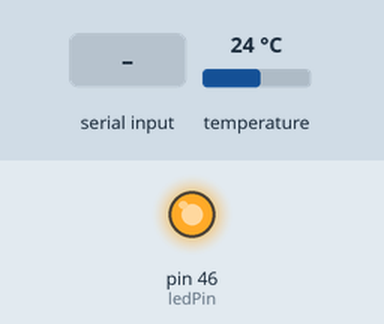
Simulated run of this sketch. Board: Arduino Mega 2560, built with avr-gcc and run on an emulated ATmega2560. On the bench: output pins drawn as LEDs (lit = HIGH). Inputs (shaded band) come from the test bench; at power-on: temperature 24 °C. What the sketch prints to the serial monitor is not drawn.

Above: at 2.2 s.
2.3 s: temperature set to 24.6 °C
4.0 s: temperature set to 25.8 °C
At 6.8 s:
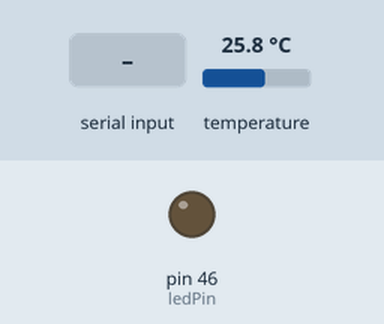
7.1 s: "temperature 1\n" received over Serial
13.0 s: "set 1\n" received over Serial
17.8 s: temperature set to 12 °C
At 19.1 s:
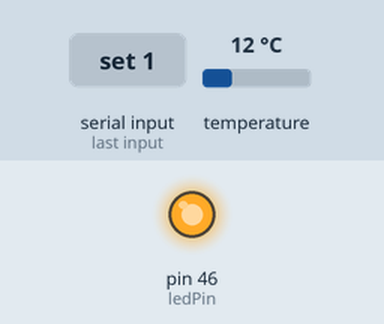
19.6 s: temperature set to 28 °C
At 22.0 s:
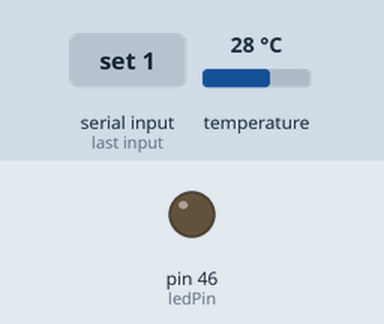
Timing chart, 0 to 23.4 s (numbered marks = the images above; inputs shaded):
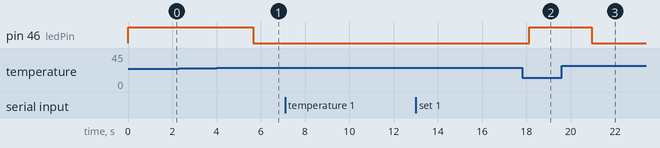

The sketch:

sketch.ino
```cpp
#include <OneWire.h>

int DS18S20_Pin = 28; //DS18S20 Signal pin on digital 2
int ledPin = 46; // pin for LED indicating heat is turned on

//Temperature chip i/o
OneWire ds(DS18S20_Pin);  // on digital pin 2

String commandIn;

char command[20];
char* c1;
char* c2;
char* c3;

float temperature;
float tempSet = 25;
float difference; // determine difference between actual T and set point

void setup(void) {
  Serial.begin(9600);
  pinMode(ledPin, OUTPUT);
}

void loop(void) {
  Serial.println();
  Serial.println();
  temperature = getTemp();
  //Serial.println(temperature);

  difference = temperature - tempSet;

  printTempInfo();

  serialCommandAccept();

  delay(1750); //just here to slow down the output so it is easier to read

}


void printTempInfo() {
  Serial.print("Set point is ");
  Serial.print(tempSet);
  Serial.println(" C");

  if (temperature < tempSet) {
    digitalWrite(ledPin, HIGH);
    Serial.print("Temperature is ");
    Serial.print(temperature);
    Serial.println(" C");
    Serial.print("Temperature is ");
    Serial.print(-difference);
    Serial.println(" C below the set point.");
    Serial.println();
  }
  else if (temperature == tempSet) {
    digitalWrite(ledPin, LOW);
    Serial.print("Temperature is ");
    Serial.print(temperature);
    Serial.println(" C");
    Serial.println("Temperature is at the set point.");
    Serial.println();
  }
  else if (temperature > tempSet) {
    digitalWrite(ledPin, LOW);
    Serial.print("Temperature is ");
    Serial.print(temperature);
    Serial.println(" C");
    Serial.print("Temperature is ");
    Serial.print(difference);
    Serial.println(" C above the set point.");
    Serial.println();
  }
}

float getTemp(){
  //returns the temperature from one DS18S20 in DEG Celsius

  byte data[12];
  byte addr[8];

  if ( !ds.search(addr)) {
      //no more sensors on chain, reset search
      ds.reset_search();
      return -1000;
  }

  if ( OneWire::crc8( addr, 7) != addr[7]) {
      Serial.println("CRC is not valid!");
      return -1000;
  }

  if ( addr[0] != 0x10 && addr[0] != 0x28) {
      Serial.print("Device is not recognized");
      return -1000;
  }

  ds.reset();
  ds.select(addr);
  ds.write(0x44,1); // start conversion, with parasite power on at the end

  byte present = ds.reset();
  ds.select(addr);
  ds.write(0xBE); // Read Scratchpad


  for (int i = 0; i < 9; i++) { // we need 9 bytes
    data[i] = ds.read();
  }

  ds.reset_search();

  byte MSB = data[1];
  byte LSB = data[0];

  float tempRead = ((MSB << 8) | LSB); //using two's compliment
  float TemperatureSum = tempRead / 16;

  return TemperatureSum;

}

void serialCommandAccept () {
  // Serial.print("temperature set at: ");
  // Serial.println(temperature);

  Serial.print("Awaiting command...");
  delay(1000);

  // if serial comms are receiving
  if (Serial.available() > 0) {
    delay(1000);
    // read string
    commandIn = Serial.readString();
    commandIn.toCharArray(command, 20);
    // print string
    // Serial.print("Your command was: ");
    // Serial.println(command);

    c1 = strtok(command," ");
    c2 = strtok(NULL," ");
    c3 = strtok(NULL," ");
    // Serial.print("c1 is: ");
    // Serial.println(c1);
    // Serial.print("c2 is: ");
    // Serial.println(c2);
    // Serial.print("c3 is: ");
    // Serial.println(c3);

    // make the character array lowercase
    String c1string = String(c1);           // make a String from the character array c1
    c1string.toLowerCase();             // make the String lower case
    c1string.toCharArray(c1,c1string.length()+1); // send the lower case String characters back to the character array c1

    String c2string = String(c2);           // make a String from the character array c1
    c2string.toLowerCase();             // make the String lower case
    c2string.toCharArray(c2,c2string.length()+1); // send the lower case String characters back to the character array c1


    if (strcmp(c1,"temperature") == 0 || strcmp(c1,"temp") == 0 ) {
      // Serial.println("command temperature recognized");

      if (strcmp(c2,"set") == 0) {
        // Serial.println("command temperature set recognized");
        tempSet = atof(c3);
        Serial.print("  ... command received.");
      }
      else if (strcmp(c2,"increase") == 0 || strcmp(c2,"inc") == 0) {
        // Serial.println("command temperature increase recognized");
        if (c3) {
          // Serial.println("c3 is present");
          tempSet = tempSet + atof(c3);
          Serial.print("  ... command received.");
        }
        // else {
        //  Serial.println("Amount to increace temperatureerature setpoint not specified.");
        //  Serial.println("Try again using format 'temperature inc #' where '#' is the amount that the temperatureerature should increase by.");
        // }
      }
      else if (strcmp(c2,"decrease") == 0 || strcmp(c2,"dec") == 0) {
        // Serial.println("command temperature decrease recognized");
        if (c3) {
          // Serial.println("c3 is present");
          tempSet = tempSet - atof(c3);
          Serial.print("  ... command received.");
        }
        // else {
        //  temperature = temperature - 0.1;
        // }
      }
      else {
        Serial.println("  ... temperature comand not recognized. try again.");
      }
    }
    // elseif() {

    // }
    else {
      Serial.println("  .... comand received, but not recognized. check formatting and try again.");
    }

  }
  else {
    Serial.println("  ... no command registered.");
  }
}
```

Measured:
- the behaviour switches between 24.9 and 25 °C on temperature (found by bisection; images 0 and 1)
- after the input at 2.3 s, every drawn part: stays the same
- after the input at 4.0 s, pin 46 (ledPin): HIGH → LOW after 1.7 s
- after the input at 7.1 s, every drawn part: stays the same
- after the input at 13.0 s, every drawn part: stays the same
- after the input at 17.8 s, pin 46 (ledPin): LOW → HIGH after 0.33 s
- after the input at 19.6 s, pin 46 (ledPin): HIGH → LOW after 1.4 s
